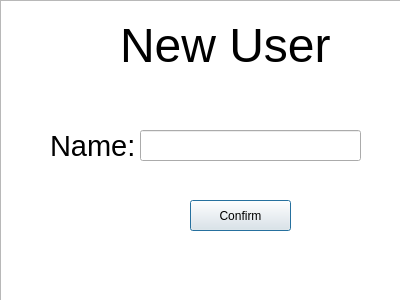
<?xml version="1.0" encoding="UTF-8"?>
<ui version="4.0">
 <class>NewUser</class>
 <widget class="QDialog" name="NewUser">
  <property name="geometry">
   <rect>
    <x>0</x>
    <y>0</y>
    <width>400</width>
    <height>300</height>
   </rect>
  </property>
  <property name="windowTitle">
   <string>Dialog</string>
  </property>
  <widget class="QTextBrowser" name="textBrowser">
   <property name="geometry">
    <rect>
     <x>0</x>
     <y>0</y>
     <width>401</width>
     <height>301</height>
    </rect>
   </property>
  </widget>
  <widget class="QLabel" name="label">
   <property name="geometry">
    <rect>
     <x>120</x>
     <y>20</y>
     <width>241</width>
     <height>51</height>
    </rect>
   </property>
   <property name="font">
    <font>
     <pointsize>36</pointsize>
    </font>
   </property>
   <property name="text">
    <string>New User</string>
   </property>
  </widget>
  <widget class="QLabel" name="label_2">
   <property name="enabled">
    <bool>true</bool>
   </property>
   <property name="geometry">
    <rect>
     <x>50</x>
     <y>130</y>
     <width>91</width>
     <height>31</height>
    </rect>
   </property>
   <property name="font">
    <font>
     <pointsize>22</pointsize>
    </font>
   </property>
   <property name="text">
    <string>Name: </string>
   </property>
  </widget>
  <widget class="QLineEdit" name="textInsertName">
   <property name="geometry">
    <rect>
     <x>140</x>
     <y>130</y>
     <width>221</width>
     <height>31</height>
    </rect>
   </property>
   <property name="font">
    <font>
     <pointsize>20</pointsize>
    </font>
   </property>
  </widget>
  <widget class="QPushButton" name="pushButtonConfirm">
   <property name="geometry">
    <rect>
     <x>190</x>
     <y>200</y>
     <width>101</width>
     <height>31</height>
    </rect>
   </property>
   <property name="text">
    <string>Confirm</string>
   </property>
  </widget>
 </widget>
 <resources/>
 <connections/>
</ui>
